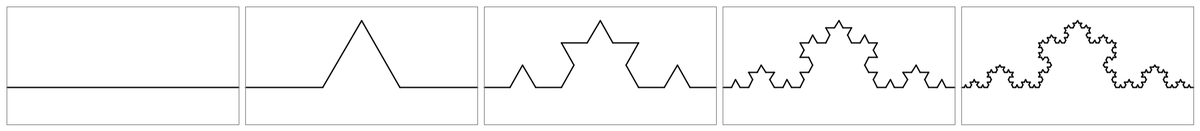
Frame 1 (no input)
Frame 2 (the mouse pressed at the canvas centre, redrawn once): identical to frame 1, image omitted

The Processing sketch that drew this single still picture (run headless with seeded random() and noise(); the mouse was pressed at the canvas centre and the sketch redrawn once):

// Processing sketch: Figure_8_14_Koch
// ── Figure_8_14_Koch.pde
// Koch Curve
// Daniel Shiffman <http://www.shiffman.net>
// Nature of Code, Chapter 8

// Renders a simple fractal, the Koch snowflake
// Each recursive level drawn in sequence

ArrayList<KochLine> lines  ;   // A list to keep track of all the lines

void setup() {
  size(1820, 200);


  smooth();
}



void draw() {
  translate(10,0);
  int spacing = 10;
  int total = 5;

  background(255);
  float w = (1800-spacing*(total-1))/5;
  for (int n = 0; n < total; n++) {
    lines = new ArrayList<KochLine>();
    PVector start = new PVector(0, height*2/3);
    PVector end   = new PVector(w, height*2/3);
    lines.add(new KochLine(start, end));
    for (int i = 0; i < n; i++) {
      generate();
    }
    strokeWeight(2);
    for (KochLine l : lines) {
      l.display();
    }  
    noFill();
    strokeWeight(1);
    stroke(127);
    rect(0, 10, w,height-20);
    translate(w+spacing, 0);
  }
  save("chapter08_14.png");
  noLoop();
}

void generate() {
  ArrayList next = new ArrayList<KochLine>();    // Create emtpy list
  for (KochLine l : lines) {
    // Calculate 5 koch PVectors (done for us by the line object)
    PVector a = l.kochA();                 
    PVector b = l.kochB();
    PVector c = l.kochC();
    PVector d = l.kochD();
    PVector e = l.kochE();
    // Make line segments between all the PVectors and add them
    next.add(new KochLine(a, b));
    next.add(new KochLine(b, c));
    next.add(new KochLine(c, d));
    next.add(new KochLine(d, e));
  }
  lines = next;
}


// ── KochLine.pde
// The Nature of Code
// Daniel Shiffman
// http://natureofcode.com

// Koch Curve

// A class to describe one line segment in the fractal
// Includes methods to calculate midPVectors along the line according to the Koch algorithm

class KochLine {

  // Two PVectors,
  // a is the "left" PVector and 
  // b is the "right PVector
  PVector start;
  PVector end;

  KochLine(PVector a, PVector b) {
    start = a.get();
    end = b.get();
  }

  void display() {
    stroke(0);
    line(start.x, start.y, end.x, end.y);
  }

  PVector kochA() {
    return start.get();
  }


  // This is easy, just 1/3 of the way
  PVector kochB() {
    PVector v = PVector.sub(end, start);
    v.div(3);
    v.add(start);
    return v;
  }    

  // More complicated, have to use a little trig to figure out where this PVector is!
  PVector kochC() {
    PVector a = start.get(); // Start at the beginning
    
    PVector v = PVector.sub(end, start);
    v.div(3);
    a.add(v);  // Move to point B

    rotate(v, -radians(60)); // Rotate 60 degrees
    a.add(v);  // Move to point C

    return a;
  }    

  // Easy, just 2/3 of the way
  PVector kochD() {
    PVector v = PVector.sub(end, start);
    v.mult(2/3.0);
    v.add(start);
    return v;
  }

  PVector kochE() {
    return end.get();
  }
}

public void rotate(PVector v, float theta) {
  float xTemp = v.x;
  // Might need to check for rounding errors like with angleBetween function?
  v.x = v.x*PApplet.cos(theta) - v.y*PApplet.sin(theta);
  v.y = xTemp*PApplet.sin(theta) + v.y*PApplet.cos(theta);
}
